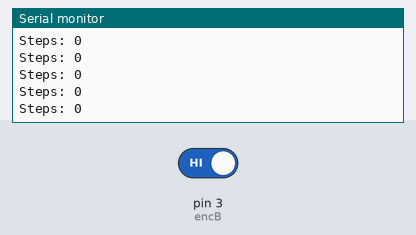
Recording of a sketch running on a simulated Arduino Uno, built with avr-gcc and run on an emulated ATmega328P. Parts: the last lines printed to the serial monitor. The inputs (shaded band) are chosen by the test bench; at power-on: pin 3 (encB) HIGH.

Above: at 1.2 s.
1.3 s: pin 3 (encB) driven LOW
At 2.0 s:
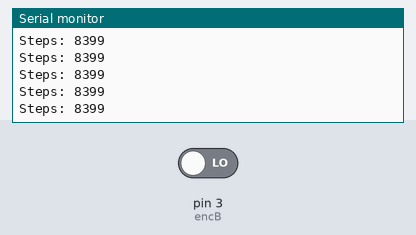
2.8 s: pin 3 (encB) driven HIGH
At 3.8 s:
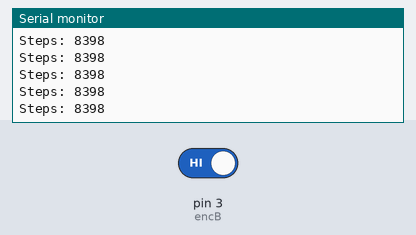
Timing chart, 0 to 5.8 s (numbered marks = the images above; inputs shaded):
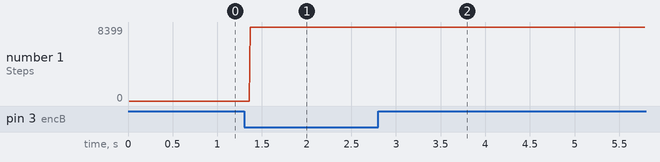

The sketch:

encoderTest.ino
```cpp
const byte encA = 1;
const byte encB = 3;

#define CCW 0
#define CW 1

volatile int steps = 0;
boolean dir = CW;
boolean prevDir = CW;

void countEncoder(){
  if(dir == CW){
    steps--;
  } else {
    steps++;
  }
  if(steps < 0){
    steps = 8399;
  }
  if(steps > 8399){
    steps = 0;
  }
}

void setup() {
  Serial.begin(9600);
  Serial.println("Encoder Test");

  pinMode(encA, INPUT);
  pinMode(encB, INPUT);

  // Attach encoder interrupts
  attachInterrupt(digitalPinToInterrupt(encA), countEncoder, CHANGE);
  attachInterrupt(digitalPinToInterrupt(encB), countEncoder, CHANGE);

}

void loop() {

  Serial.print("Steps: ");
  Serial.println(steps);

}
```

Measured:
- after the input at 1.3 s, the serial monitor: prints a new line after 0.07 s (image 1)
- after the input at 2.8 s, the serial monitor: prints a new line after 0.07 s (image 2)
- plotted number 1: 0 → 8399 after the input at 1.3 s
